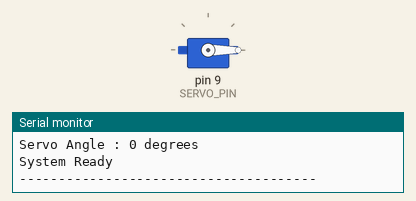
Simulated run of this sketch. Board: Arduino Uno, built with avr-gcc and run on an emulated ATmega328P. Shown: servo, the last lines printed to the serial monitor.

Above: at 1.25 s.
At 6.25 s:
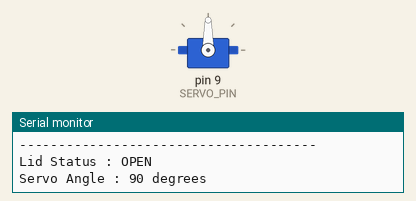
Timing chart, 0 to 10.4 s (numbered marks = the images above):
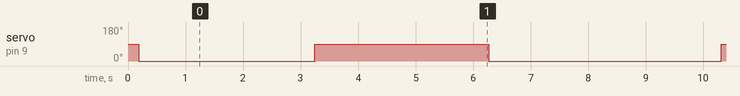

Measured:
- by itself, servo on pin 9 (SERVO_PIN): repeats every 7.1 s: 90° 3.0 s, 0° 4.0 s

The sketch:

phase5_servo_test.ino
```cpp
/*
 * ============================================================
 * Smart Dustbin - Phase 5
 * SG90 Servo Motor Interfacing
 * ============================================================
 *
 * Servo:
 * SG90
 *
 * Signal -> D9
 * VCC    -> 5V
 * GND    -> GND
 *
 * Initial Positions:
 *
 * 0°  -> Lid CLOSED
 * 90° -> Lid OPEN
 *
 * ============================================================
 */

#include <Servo.h>

const int SERVO_PIN = 9;

const int CLOSED_ANGLE = 0;
const int OPEN_ANGLE = 90;

const unsigned long OPEN_DURATION = 3000;

Servo lidServo;


/*
 * ------------------------------------------------------------
 * Function: moveLid()
 *
 * Moves the servo to the requested position.
 * ------------------------------------------------------------
 */
void moveLid(int angle)
{
    lidServo.write(angle);

    Serial.print("Servo Angle : ");
    Serial.print(angle);
    Serial.println(" degrees");
}


void setup()
{
    Serial.begin(9600);

    lidServo.attach(SERVO_PIN);

    Serial.println();
    Serial.println("======================================");
    Serial.println(" SMART DUSTBIN - PHASE 5 TEST");
    Serial.println(" SG90 SERVO MOTOR INTERFACING");
    Serial.println("======================================");

    Serial.println();
    Serial.println("Servo Signal : D9");
    Serial.println("Closed Angle : 0 degrees");
    Serial.println("Open Angle   : 90 degrees");

    Serial.println();
    Serial.println("Initializing servo...");

    // Start with lid closed
    moveLid(CLOSED_ANGLE);

    delay(1000);

    Serial.println("System Ready");
    Serial.println();
}


void loop()
{
    // --------------------------------------------------------
    // CLOSE LID
    // --------------------------------------------------------

    Serial.println("--------------------------------------");
    Serial.println("Lid Status : CLOSED");

    moveLid(CLOSED_ANGLE);

    delay(2000);


    // --------------------------------------------------------
    // OPEN LID
    // --------------------------------------------------------

    Serial.println("--------------------------------------");
    Serial.println("Lid Status : OPEN");

    moveLid(OPEN_ANGLE);

    delay(OPEN_DURATION);


    // --------------------------------------------------------
    // CLOSE LID AGAIN
    // --------------------------------------------------------

    Serial.println("--------------------------------------");
    Serial.println("Lid Status : CLOSING");

    moveLid(CLOSED_ANGLE);

    delay(2000);
}
```
